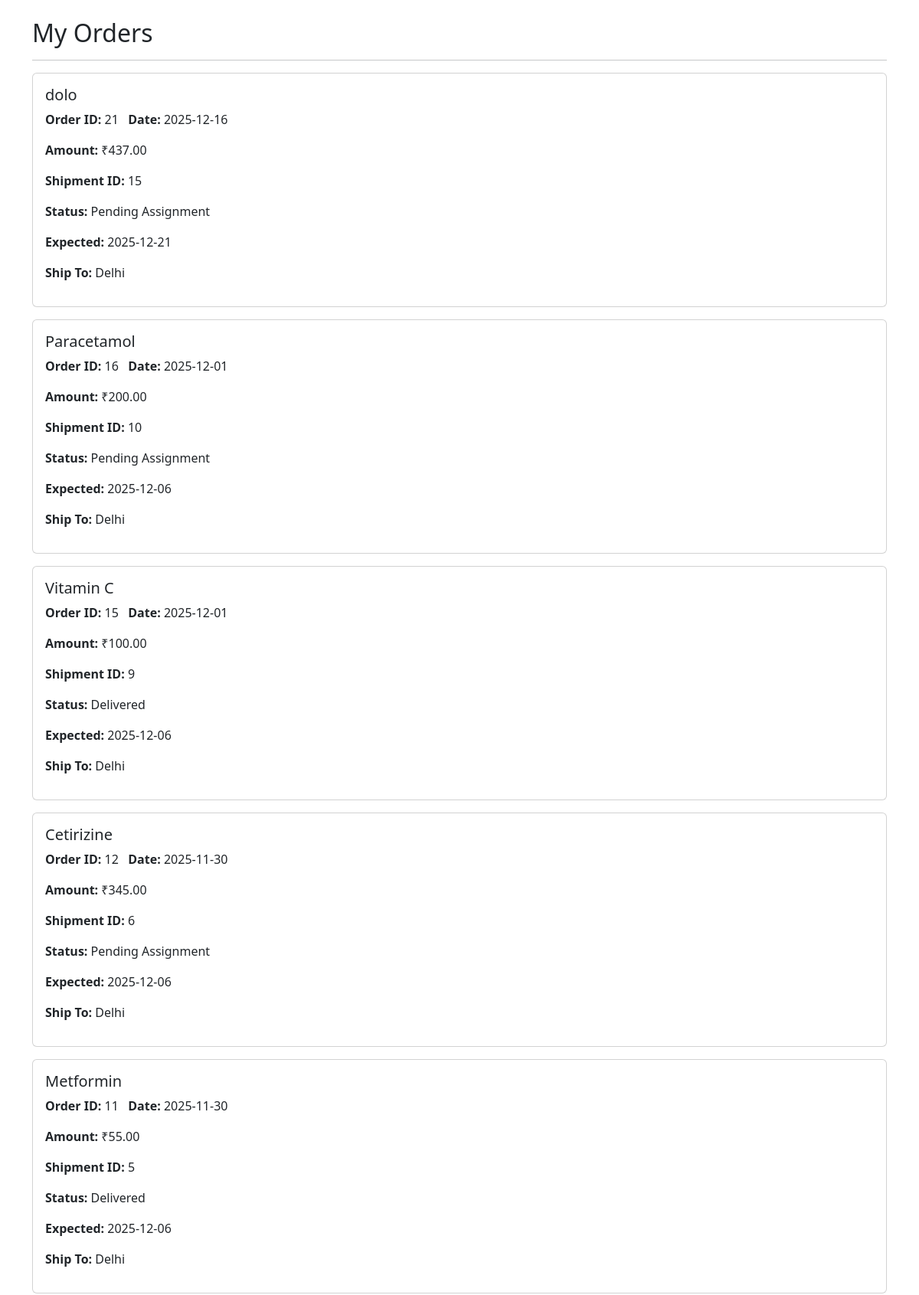
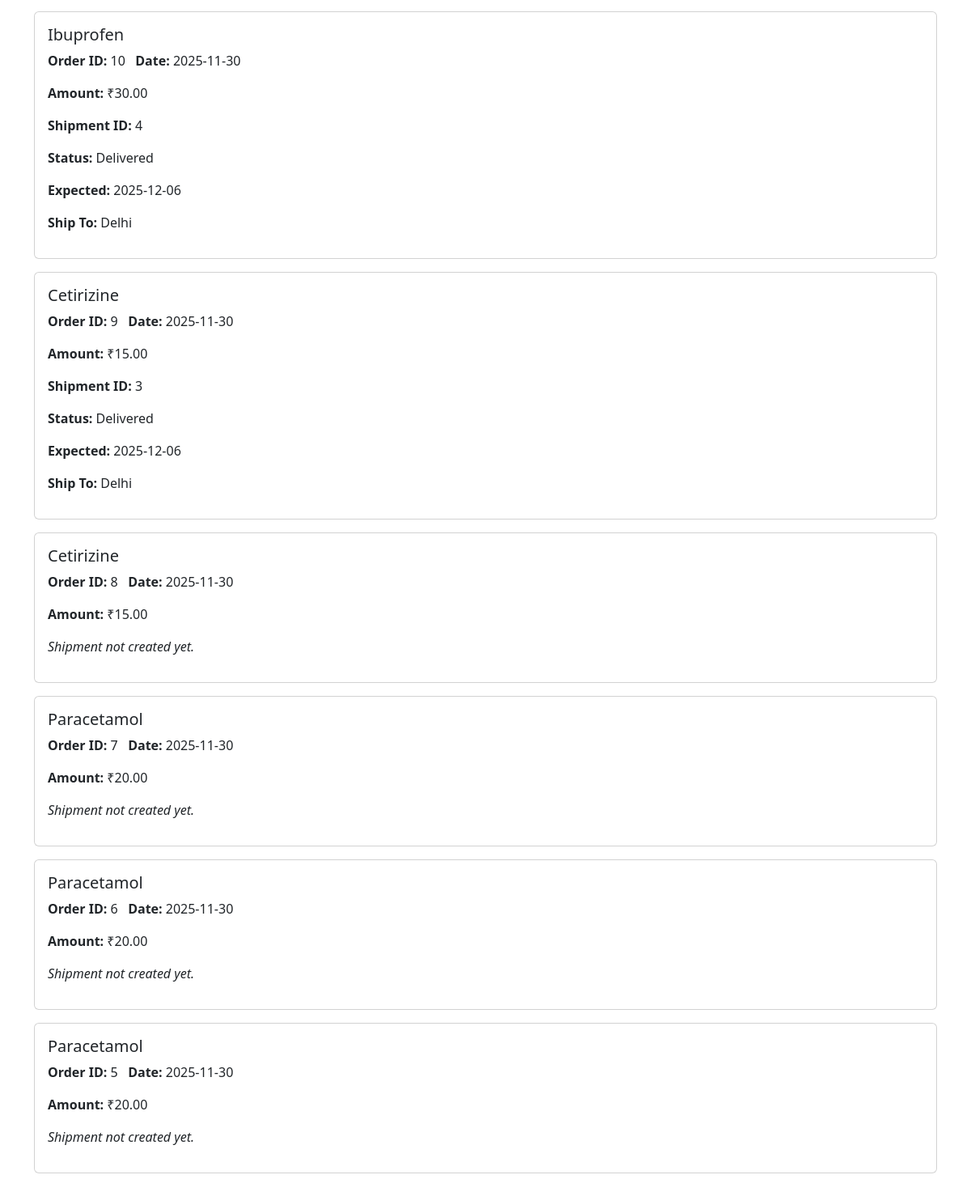
Page /customer/customer_order_tracking.php (signed in) on the committed database (2 pictures, top to bottom).
### tables this page shows
CREATE TABLE `SALES` (
  `sale_id` int(11) NOT NULL,
  `sale_date` date NOT NULL,
  `payment_method` varchar(20) DEFAULT NULL,
  `total_amount` decimal(10,2) DEFAULT NULL,
  `customer_id` int(11) NOT NULL,
  `med_id` int(11) NOT NULL
);

CREATE TABLE `MEDICINE` (
  `med_id` int(11) NOT NULL,
  `med_name` varchar(50) DEFAULT NULL,
  `dosage` varchar(30) DEFAULT NULL,
  `qty` int(11) DEFAULT NULL,
  `category` varchar(50) DEFAULT NULL,
  `image_url` varchar(255) DEFAULT NULL,
  `description` text DEFAULT NULL,
  `expiry_date` date DEFAULT NULL,
  `price` decimal(10,2) DEFAULT NULL
);

CREATE TABLE `SHIPMENT` (
  `shipment_id` int(11) NOT NULL,
  `sale_id` int(11) DEFAULT NULL,
  `pharmacist_id` int(11) DEFAULT NULL,
  `agent_id` int(11) DEFAULT NULL,
  `expected_date` date DEFAULT NULL,
  `status` varchar(50) DEFAULT 'Pending',
  `shipment_address` varchar(255) DEFAULT NULL
);

### customer/customer_order_tracking.php (the view, shortened to what this page needs)
<?php
$customer_id = intval($_SESSION['uid']);
$query = "
SELECT s.sale_id, s.sale_date, s.total_amount, m.med_name,
       sh.shipment_id, sh.status, sh.expected_date, sh.shipment_address
FROM sales s
JOIN medicine m ON s.med_id = m.med_id
LEFT JOIN shipment sh ON s.sale_id = sh.sale_id
WHERE s.customer_id = $customer_id
ORDER BY s.sale_id DESC
";
$result = mysqli_query($conn, $query);
?>
<!DOCTYPE html>
<html>
<head>
    <link rel="stylesheet" href="https://cdn.jsdelivr.net/npm/bootstrap@5.3.0/dist/css/bootstrap.min.css">
</head>
<body class="p-4">
<div class="container">
    <h2>My Orders</h2>
    <hr>
    <?php if(!$result || mysqli_num_rows($result) == 0){ ?>
        <p>You have no orders yet.</p>
    <?php } else {
        while($row = mysqli_fetch_assoc($result)){ ?>
            <div class="card p-3 mb-3">
                <h5><?php echo htmlspecialchars($row['med_name']); ?></h5>
                <p><b>Order ID:</b> <?php echo intval($row['sale_id']); ?> &nbsp; <b>Date:</b> <?php echo htmlspecialchars($row['sale_date']); ?></p>
                <p><b>Amount:</b> ₹<?php echo number_format($row['total_amount'],2); ?></p>
                <?php if($row['shipment_id']) { ?>
                    <p><b>Shipment ID:</b> <?php echo intval($row['shipment_id']); ?></p>
                    <p><b>Status:</b> <?php echo htmlspecialchars($row['status']); ?></p>
                    <p><b>Expected:</b> <?php echo htmlspecialchars($row['expected_date']); ?></p>
                    <p><b>Ship To:</b> <?php echo htmlspecialchars($row['shipment_address']); ?></p>
                <?php } else { ?>
                    <p><i>Shipment not created yet.</i></p>
                <?php } ?>
            </div>
        <?php }
    } ?>
</div>
</body>
</html>

### rows in the picture
sales: med.med_name "dolo", sale_id "21", sale_date "2025-12-16", total_amount "437.00", shipment.shipment_id "15", shipment.status "Pending Assignment", shipment.expected_date "2025-12-21", shipment.shipment_address "Delhi"
sales: med.med_name "Paracetamol", sale_id "16", sale_date "2025-12-01", total_amount "200.00", shipment.shipment_id "10", shipment.status "Pending Assignment", shipment.expected_date "2025-12-06", shipment.shipment_address "Delhi"
sales: med.med_name "Vitamin C", sale_id "15", sale_date "2025-12-01", total_amount "100.00", shipment.shipment_id "9", shipment.status "Delivered", shipment.expected_date "2025-12-06", shipment.shipment_address "Delhi"
sales: med.med_name "Cetirizine", sale_id "12", sale_date "2025-11-30", total_amount "345.00", shipment.shipment_id "6", shipment.status "Pending Assignment", shipment.expected_date "2025-12-06", shipment.shipment_address "Delhi"
sales: med.med_name "Metformin", sale_id "11", sale_date "2025-11-30", total_amount "55.00", shipment.shipment_id "5", shipment.status "Delivered", shipment.expected_date "2025-12-06", shipment.shipment_address "Delhi"
sales: med.med_name "Ibuprofen", sale_id "10", sale_date "2025-11-30", total_amount "30.00", shipment.shipment_id "4", shipment.status "Delivered", shipment.expected_date "2025-12-06", shipment.shipment_address "Delhi"
sales: med.med_name "Cetirizine", sale_id "9", sale_date "2025-11-30", total_amount "15.00", shipment.shipment_id "3", shipment.status "Delivered", shipment.expected_date "2025-12-06", shipment.shipment_address "Delhi"
sales: med.med_name "Cetirizine", sale_id "8", sale_date "2025-11-30", total_amount "15.00", shows "Shipment not created yet."
sales: med.med_name "Paracetamol", sale_id "7", sale_date "2025-11-30", total_amount "20.00", shows "Shipment not created yet."
sales: med.med_name "Paracetamol", sale_id "6", sale_date "2025-11-30", total_amount "20.00", shows "Shipment not created yet."
sales: med.med_name "Paracetamol", sale_id "5", sale_date "2025-11-30", total_amount "20.00", shows "Shipment not created yet."
